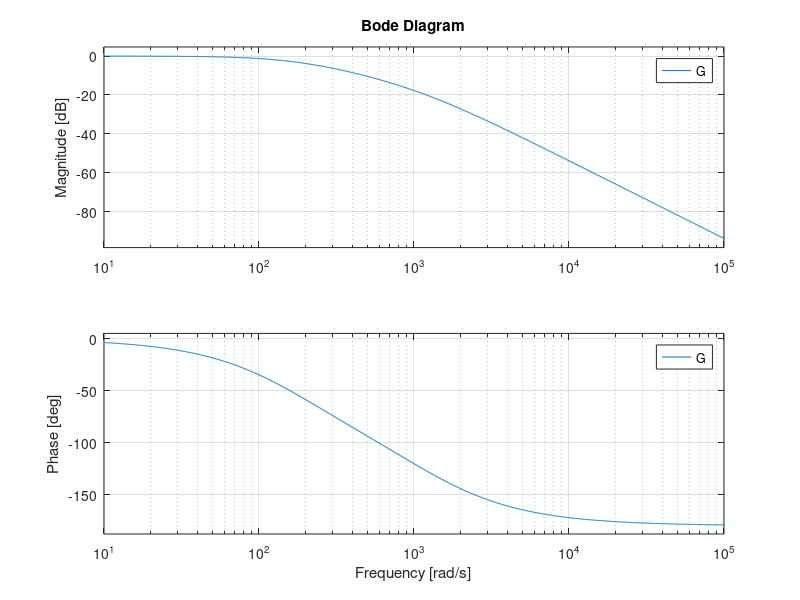
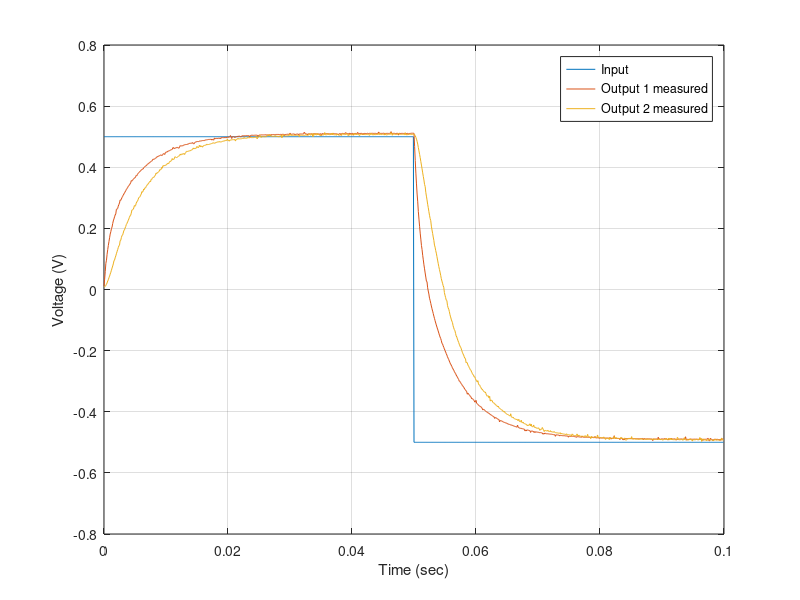
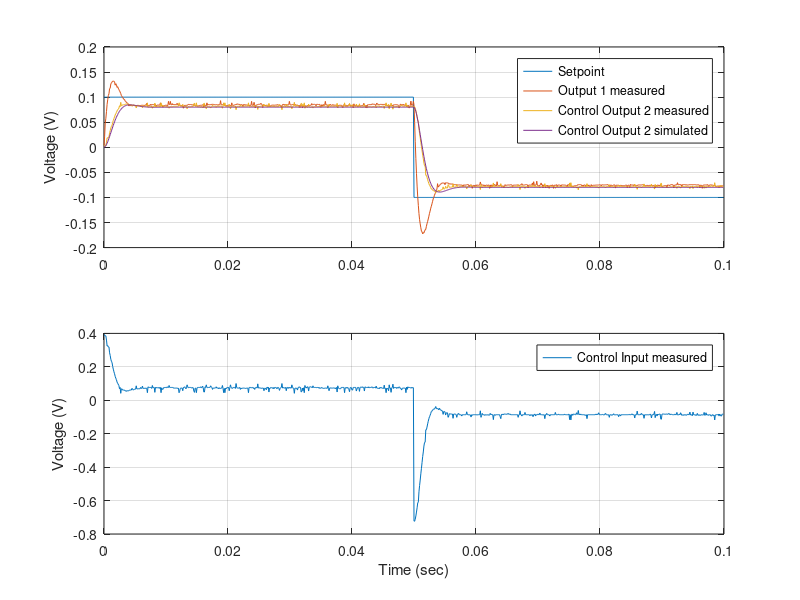
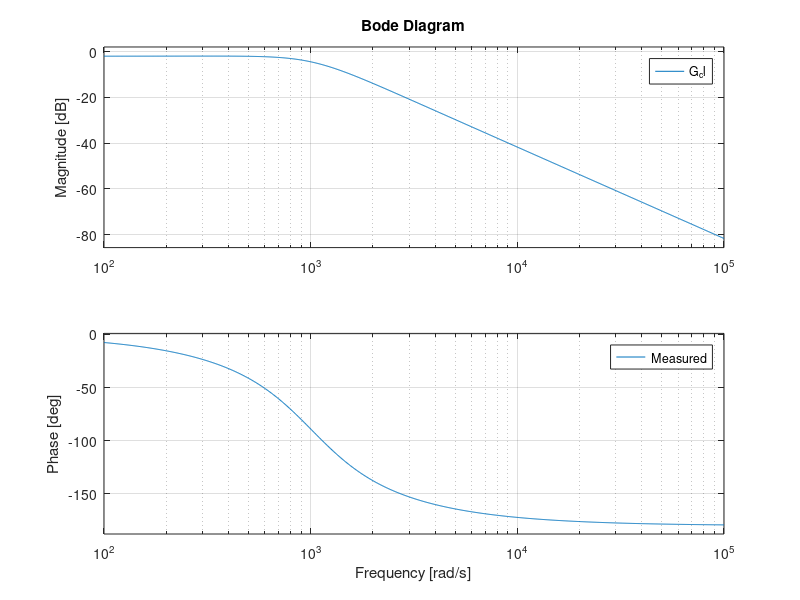

MATLAB code for these plots, in order:
clc, clear all
addpath app/
%% Open Gui

% run GPA_nucleo_UART_exported.m

% You might want to use the following code later.

% fprintf('K << %1.3ff, %1.3ff;\n', K(1), K(2));

% fprintf('A << %1.3ff, %1.3ff, %1.3ff, %1.3ff;\n', A(1,1), A(1,2), A(2,1), A(2,2));
% fprintf('B << %1.3ff, %1.3ff;\n', B(1), B(2));
% fprintf('C << %1.3ff, %1.3ff;\n', C(1,1), C(1,2));
% fprintf('H << %1.3ff, %1.3ff;\n', H(1), H(2));


%% Intro to C++ and Mbed

% Parameters
R1 = 4.7e3;  % Ohm
R2 = R1;
C1 = 470e-9; % F
C2 = C1;

% Transfer function
s = tf('s');
a = R1*R2*C1*C2;
b = R1*C1 + R1*C2 + R2*C2;
G = 1 / (a*s^2 + b*s + 1);

% --- P1, AUFGABE 1.9 ---
load G_est_00 % save G_est_00 G_est
G_500Hz_est = G_est;
load G_est_01 % save G_est_01 G_est
G_5kHz_est = G_est;
load G_est_02 % save G_est_02 G_est
G_10kHz_est = G_est;

figure(1)
bode(G_500Hz_est, G_5kHz_est, G_10kHz_est, G)
legend('Location', 'best')

% --- P1, AUFGABE 1.11 ---
load data_00.mat % save data_00 data

figure(2)
plot(data.time, data.values(:,1:3)), grid on
ylabel('Voltage (V)'), xlabel('Time (sec)')
legend('Input', ...
    'Output 1 measured', ...
    'Output 2 measured', ...
    'Location', 'best')

% --- P1, AUFGABE 1.12 ---
load data_01.mat % save data_01 data

G_cl = feedback(4 * G, 1);
y_sim = lsim(G_cl, data.values(:,4), data.time);

figure(3)
subplot(211)
plot(data.time, [data.values(:,[4 2 3]), y_sim]), grid on
ylabel('Voltage (V)')
legend('Setpoint', ...
    'Output 1 measured', ...
    'Control Output 2 measured', ...
    'Control Output 2 simulated', ...
    'Location', 'best')
subplot(212)
plot(data.time, data.values(:,1)), grid on
ylabel('Voltage (V)'), xlabel('Time (sec)')
legend('Control Input measured', ...
    'Location', 'best')

load G_est_03 % save G_est_03 G_est
G_cl_est = G_est;

figure(4)
bode(G_cl_est, G_cl), grid on
legend('Measured', ...
    'Model', ...
    'Location', 'best')
